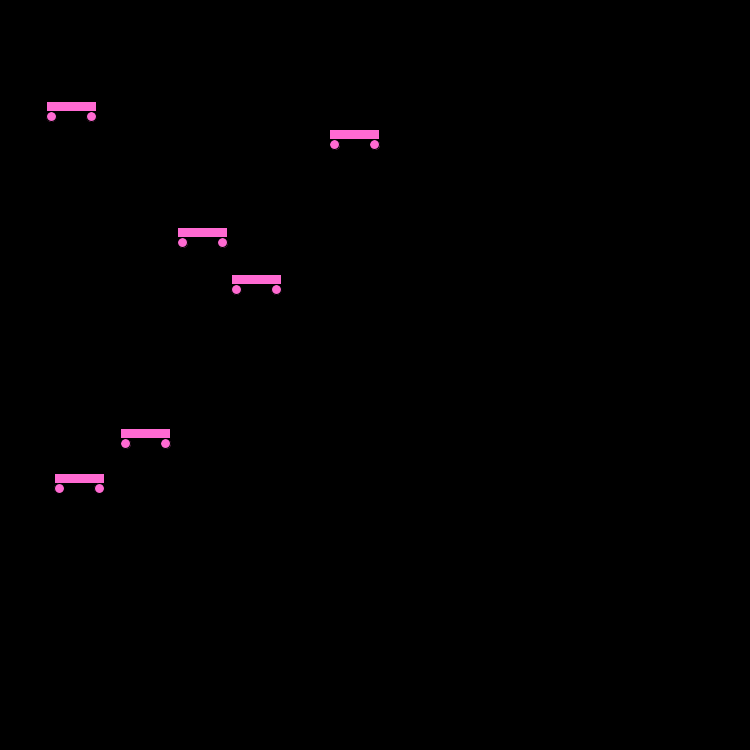
Frame 1 (no input)
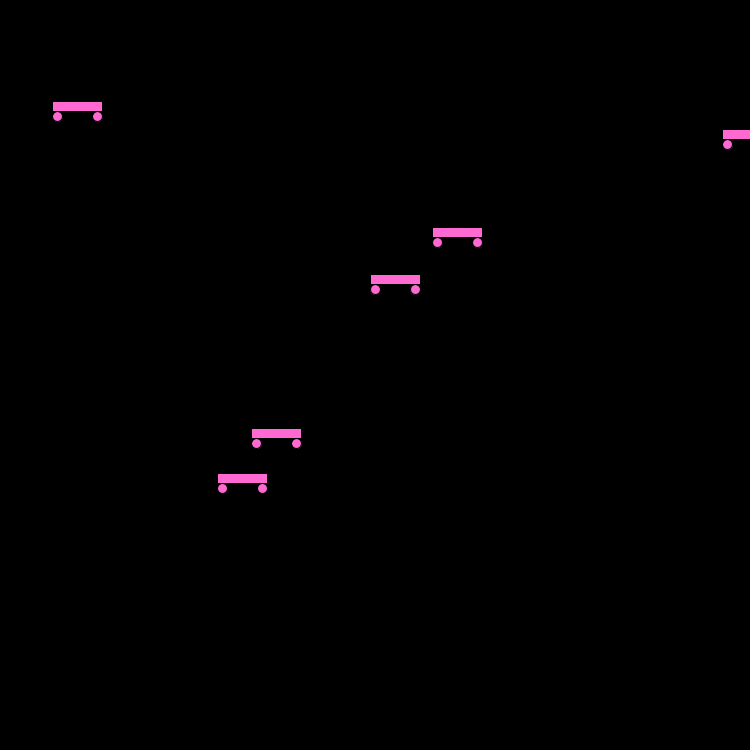
Frame 60 (the mouse pressed at the canvas centre just before this capture)
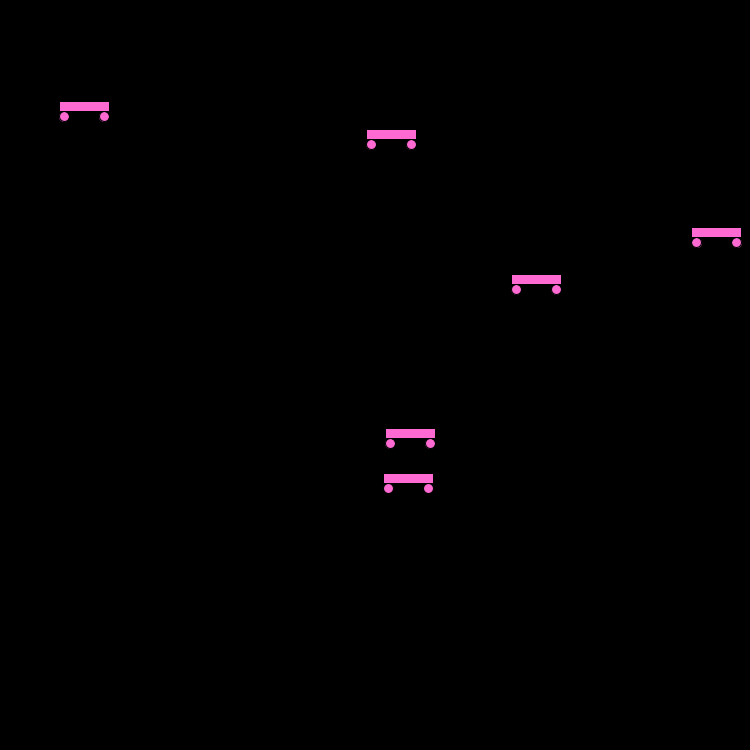
Frame 120 (the mouse held since frame 60 and released just before this capture)

The Processing sketch that drew these frames (run headless with seeded random() and noise(); from frame 60 on, the mouse is pressed at the canvas centre):

// Processing sketch: CarArray_AWright
// ── CarArray_AWright.pde
Car[] car = new Car[6];
int i = 0;

void setup() {
  size(750, 750);
  car[0] = new Car();
  car[1] = new Car();
  car[2] = new Car();
  car[3] = new Car();
  car[4] = new Car();
  car[5] = new Car();
}

void draw() {
  background(0);
  for (int i=0; i < 6; i= i+1) {
    car[i].drive();
    car[i].display();
  }
}

// ── Car.pde
class Car {
  //attributes
 float xPos;
 float yPos;
 float vel;
  
  //constructor
  Car() {
    xPos = random(500);
    yPos = random(500);
    vel = random(7);
}
void display() {
  fill(255,106,210);
  rect(xPos, yPos, 50, 10);
  ellipse(xPos + 5, yPos + 15, 10,10);
  ellipse(xPos + 45, yPos + 15, 10,10);
}
void drive() {
  xPos = xPos + vel;
  if (xPos > width){ //width of the window
  xPos = 0;
}
}
}  
